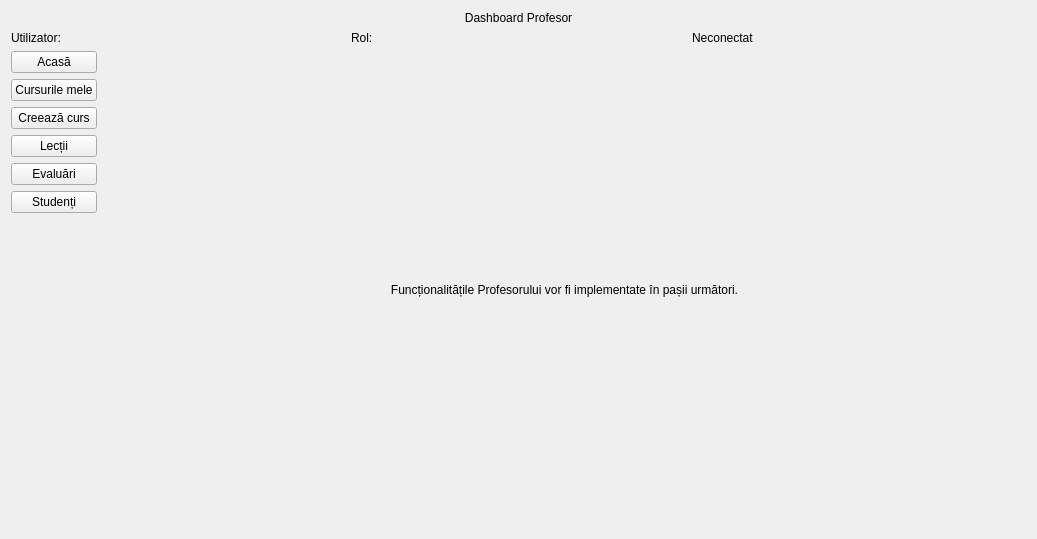
<?xml version="1.0" encoding="UTF-8"?>
<ui version="4.0">
 <class>ProfessorDashboard</class>
 <widget class="QWidget" name="ProfessorDashboard">
  <layout class="QVBoxLayout" name="mainLayout">
   <item><widget class="QLabel" name="welcomeLabel"><property name="text"><string>Dashboard Profesor</string></property><property name="alignment"><set>Qt::AlignmentFlag::AlignCenter</set></property></widget></item>
   <item><layout class="QHBoxLayout" name="detailsLayout">
    <item><widget class="QLabel" name="userLabel"><property name="text"><string>Utilizator:</string></property></widget></item>
    <item><widget class="QLabel" name="roleLabel"><property name="text"><string>Rol:</string></property></widget></item>
    <item><widget class="QLabel" name="connectionLabel"><property name="text"><string>Neconectat</string></property></widget></item>
   </layout></item>
   <item><layout class="QHBoxLayout" name="contentLayout">
    <item><layout class="QVBoxLayout" name="navigationLayout">
     <item><widget class="QPushButton" name="homeButton"><property name="text"><string>Acasă</string></property></widget></item>
     <item><widget class="QPushButton" name="myCoursesButton"><property name="text"><string>Cursurile mele</string></property></widget></item>
     <item><widget class="QPushButton" name="createCourseButton"><property name="text"><string>Creează curs</string></property></widget></item>
     <item><widget class="QPushButton" name="lessonsButton"><property name="text"><string>Lecții</string></property></widget></item>
     <item><widget class="QPushButton" name="evaluationsButton"><property name="text"><string>Evaluări</string></property></widget></item>
     <item><widget class="QPushButton" name="studentsButton"><property name="text"><string>Studenți</string></property></widget></item>
     <item><spacer name="navSpacer"><property name="orientation"><enum>Qt::Orientation::Vertical</enum></property><property name="sizeHint" stdset="0"><size><width>20</width><height>40</height></size></property></spacer></item>
    </layout></item>
    <item><widget class="QStackedWidget" name="pagesStack">
     <widget class="QWidget" name="homePage"><layout class="QVBoxLayout" name="homeLayout"><item><widget class="QLabel" name="homeLabel"><property name="text"><string>Funcționalitățile Profesorului vor fi implementate în pașii următori.</string></property><property name="alignment"><set>Qt::AlignmentFlag::AlignCenter</set></property><property name="wordWrap"><bool>true</bool></property></widget></item></layout></widget>
     <widget class="QWidget" name="myCoursesPage"><layout class="QVBoxLayout" name="myCoursesLayout"><item><widget class="QLabel" name="myCoursesLabel"><property name="text"><string>Gestionarea cursurilor va fi implementată într-un pas ulterior.</string></property><property name="alignment"><set>Qt::AlignmentFlag::AlignCenter</set></property></widget></item></layout></widget>
     <widget class="QWidget" name="createCoursePage"><layout class="QVBoxLayout" name="createCourseLayout"><item><widget class="QLabel" name="createCourseLabel"><property name="text"><string>Crearea cursurilor va fi implementată într-un pas ulterior.</string></property><property name="alignment"><set>Qt::AlignmentFlag::AlignCenter</set></property></widget></item></layout></widget>
     <widget class="QWidget" name="lessonsPage"><layout class="QVBoxLayout" name="lessonsLayout">
      <item><widget class="QLabel" name="lessonsTitleLabel"><property name="text"><string>Gestionarea lecțiilor</string></property></widget></item>
      <item><layout class="QHBoxLayout" name="lessonCourseLayout">
       <item><widget class="QLabel" name="lessonCourseLabel"><property name="text"><string>Curs propriu:</string></property></widget></item>
       <item><widget class="QComboBox" name="lessonCourseCombo"/></item>
       <item><widget class="QPushButton" name="refreshLessonCoursesButton"><property name="text"><string>Reîmprospătează cursurile</string></property></widget></item>
      </layout></item>
      <item><widget class="QLabel" name="lessonCoursesStatusLabel"><property name="text"><string/></property><property name="wordWrap"><bool>true</bool></property></widget></item>
      <item><widget class="QSplitter" name="lessonMainSplitter"><property name="orientation"><enum>Qt::Orientation::Horizontal</enum></property>
       <widget class="QWidget" name="lessonListPanel"><layout class="QVBoxLayout" name="lessonListLayout">
        <item><widget class="QListWidget" name="lessonsList"><property name="selectionMode"><enum>QAbstractItemView::SelectionMode::SingleSelection</enum></property></widget></item>
        <item><widget class="QLabel" name="lessonsStatusLabel"><property name="text"><string>Selectează un curs pentru a vedea lecțiile.</string></property><property name="wordWrap"><bool>true</bool></property></widget></item>
        <item><widget class="QPushButton" name="refreshLessonsButton"><property name="text"><string>Reîmprospătează lecțiile</string></property></widget></item>
       </layout></widget>
       <widget class="QWidget" name="lessonDetailPanel"><layout class="QVBoxLayout" name="lessonDetailLayout">
        <item><widget class="QLabel" name="lessonDetailTitleLabel"><property name="text"><string>Nicio lecție selectată</string></property><property name="wordWrap"><bool>true</bool></property></widget></item>
        <item><widget class="QLabel" name="lessonDetailMetadataLabel"><property name="text"><string/></property><property name="wordWrap"><bool>true</bool></property></widget></item>
        <item><widget class="QTextBrowser" name="lessonDetailContent"><property name="placeholderText"><string>Conținutul lecției va apărea aici.</string></property></widget></item>
       </layout></widget>
       <widget class="QGroupBox" name="lessonFormGroup"><property name="title"><string>Adaugă lecție</string></property><layout class="QVBoxLayout" name="lessonFormOuterLayout">
        <item><layout class="QFormLayout" name="lessonFormLayout">
         <item row="0" column="0"><widget class="QLabel" name="lessonNameLabel"><property name="text"><string>Nume:</string></property></widget></item>
         <item row="0" column="1"><widget class="QLineEdit" name="lessonNameEdit"/></item>
         <item row="1" column="0"><widget class="QLabel" name="lessonTypeLabel"><property name="text"><string>Tip:</string></property></widget></item>
         <item row="1" column="1"><widget class="QComboBox" name="lessonTypeCombo"/></item>
         <item row="2" column="0"><widget class="QLabel" name="lessonContentLabel"><property name="text"><string>Conținut:</string></property></widget></item>
         <item row="2" column="1"><widget class="QTextEdit" name="lessonContentEdit"><property name="acceptRichText"><bool>false</bool></property></widget></item>
         <item row="3" column="0"><widget class="QLabel" name="lessonSizeLabel"><property name="text"><string>Dimensiune (octeți):</string></property></widget></item>
         <item row="3" column="1"><widget class="QLineEdit" name="lessonSizeEdit"><property name="placeholderText"><string>Număr întreg nenegativ</string></property></widget></item>
         <item row="4" column="0"><widget class="QLabel" name="lessonWordCountLabel"><property name="text"><string>Număr de cuvinte:</string></property></widget></item>
         <item row="4" column="1"><widget class="QLineEdit" name="lessonWordCountEdit"><property name="placeholderText"><string>Număr întreg nenegativ</string></property></widget></item>
         <item row="5" column="0"><widget class="QLabel" name="lessonDurationLabel"><property name="text"><string>Durată (secunde):</string></property></widget></item>
         <item row="5" column="1"><widget class="QLineEdit" name="lessonDurationEdit"><property name="placeholderText"><string>Număr întreg nenegativ</string></property></widget></item>
         <item row="6" column="0"><widget class="QLabel" name="lessonCodecLabel"><property name="text"><string>Codec:</string></property></widget></item>
         <item row="6" column="1"><widget class="QLineEdit" name="lessonCodecEdit"/></item>
        </layout></item>
        <item><widget class="QLabel" name="lessonFormStatusLabel"><property name="text"><string/></property><property name="wordWrap"><bool>true</bool></property></widget></item>
        <item><widget class="QPushButton" name="addLessonButton"><property name="text"><string>Adaugă lecția</string></property></widget></item>
       </layout></widget>
      </widget></item>
     </layout></widget>
     <widget class="QWidget" name="evaluationsPage"><layout class="QVBoxLayout" name="evaluationsLayout">
      <item><widget class="QLabel" name="evaluationsTitleLabel"><property name="text"><string>Administrarea evaluărilor</string></property><property name="alignment"><set>Qt::AlignmentFlag::AlignCenter</set></property></widget></item>
      <item><layout class="QHBoxLayout" name="evaluationCourseLayout">
       <item><widget class="QLabel" name="evaluationCourseLabel"><property name="text"><string>Curs propriu:</string></property></widget></item>
       <item><widget class="QComboBox" name="evaluationCourseCombo"/></item>
       <item><widget class="QPushButton" name="refreshEvaluationCoursesButton"><property name="text"><string>Reîmprospătează cursurile</string></property></widget></item>
      </layout></item>
      <item><widget class="QLabel" name="evaluationCoursesStatusLabel"><property name="text"><string/></property><property name="wordWrap"><bool>true</bool></property></widget></item>
      <item><widget class="QSplitter" name="evaluationsSplitter"><property name="orientation"><enum>Qt::Orientation::Horizontal</enum></property>
       <widget class="QWidget" name="evaluationListPanel"><layout class="QVBoxLayout" name="evaluationListLayout">
        <item><widget class="QLabel" name="evaluationListLabel"><property name="text"><string>Evaluările cursului</string></property></widget></item>
        <item><widget class="QListWidget" name="evaluationsList"><property name="selectionMode"><enum>QAbstractItemView::SelectionMode::SingleSelection</enum></property></widget></item>
        <item><widget class="QLabel" name="evaluationsStatusLabel"><property name="text"><string>Selectează un curs pentru a vedea evaluările.</string></property><property name="wordWrap"><bool>true</bool></property></widget></item>
        <item><widget class="QPushButton" name="refreshEvaluationsButton"><property name="text"><string>Reîmprospătează evaluările</string></property></widget></item>
       </layout></widget>
       <widget class="QWidget" name="evaluationDetailPanel"><layout class="QVBoxLayout" name="evaluationDetailLayout">
        <item><widget class="QLabel" name="evaluationDetailTitleLabel"><property name="text"><string>Nicio evaluare selectată</string></property><property name="wordWrap"><bool>true</bool></property></widget></item>
        <item><widget class="QLabel" name="evaluationDetailMetadataLabel"><property name="text"><string/></property><property name="wordWrap"><bool>true</bool></property></widget></item>
        <item><widget class="QTableWidget" name="questionsTable"><property name="columnCount"><number>4</number></property><property name="rowCount"><number>0</number></property><property name="selectionBehavior"><enum>QAbstractItemView::SelectionBehavior::SelectRows</enum></property><property name="editTriggers"><set>QAbstractItemView::EditTrigger::NoEditTriggers</set></property>
         <column><property name="text"><string>Ordine</string></property></column><column><property name="text"><string>Întrebare</string></property></column><column><property name="text"><string>Punctaj</string></property></column><column><property name="text"><string>ID</string></property></column>
        </widget></item>
        <item><widget class="QLabel" name="questionsStatusLabel"><property name="text"><string/></property><property name="wordWrap"><bool>true</bool></property></widget></item>
       </layout></widget>
      </widget></item>
      <item><layout class="QHBoxLayout" name="evaluationFormsLayout">
       <item><widget class="QGroupBox" name="evaluationFormGroup"><property name="title"><string>Creează evaluare</string></property><layout class="QVBoxLayout" name="evaluationFormOuterLayout">
        <item><layout class="QFormLayout" name="evaluationFormLayout">
         <item row="0" column="0"><widget class="QLabel" name="evaluationNameLabel"><property name="text"><string>Titlu:</string></property></widget></item><item row="0" column="1"><widget class="QLineEdit" name="evaluationNameEdit"/></item>
         <item row="1" column="0"><widget class="QLabel" name="evaluationTypeLabel"><property name="text"><string>Tip:</string></property></widget></item><item row="1" column="1"><widget class="QComboBox" name="evaluationTypeCombo"/></item>
         <item row="2" column="0"><widget class="QLabel" name="evaluationTimeLabel"><property name="text"><string>Limită (minute):</string></property></widget></item><item row="2" column="1"><widget class="QSpinBox" name="evaluationTimeSpin"><property name="maximum"><number>1000000</number></property></widget></item>
         <item row="3" column="0"><widget class="QLabel" name="evaluationRequiredLabel"><property name="text"><string>Obligatorie:</string></property></widget></item><item row="3" column="1"><widget class="QCheckBox" name="evaluationRequiredCheck"/></item>
         <item row="4" column="0"><widget class="QLabel" name="evaluationQuestionCountLabel"><property name="text"><string>Număr inițial întrebări:</string></property></widget></item><item row="4" column="1"><widget class="QSpinBox" name="evaluationQuestionCountSpin"><property name="maximum"><number>1000000</number></property></widget></item>
         <item row="5" column="0"><widget class="QLabel" name="evaluationWeightLabel"><property name="text"><string>Pondere:</string></property></widget></item><item row="5" column="1"><widget class="QDoubleSpinBox" name="evaluationWeightSpin"><property name="decimals"><number>3</number></property><property name="maximum"><double>1.000000000000000</double></property><property name="singleStep"><double>0.050000000000000</double></property></widget></item>
        </layout></item>
        <item><widget class="QLabel" name="evaluationFormStatusLabel"><property name="text"><string/></property><property name="wordWrap"><bool>true</bool></property></widget></item>
        <item><widget class="QPushButton" name="createEvaluationButton"><property name="text"><string>Creează evaluarea</string></property></widget></item>
       </layout></widget></item>
       <item><widget class="QGroupBox" name="questionFormGroup"><property name="title"><string>Adaugă întrebare</string></property><layout class="QVBoxLayout" name="questionFormOuterLayout">
        <item><layout class="QFormLayout" name="questionFormLayout">
         <item row="0" column="0"><widget class="QLabel" name="questionTextLabel"><property name="text"><string>Întrebare:</string></property></widget></item><item row="0" column="1"><widget class="QLineEdit" name="questionTextEdit"/></item>
         <item row="1" column="0"><widget class="QLabel" name="correctAnswerLabel"><property name="text"><string>Răspuns corect:</string></property></widget></item><item row="1" column="1"><widget class="QLineEdit" name="correctAnswerEdit"/></item>
         <item row="2" column="0"><widget class="QLabel" name="questionPointsLabel"><property name="text"><string>Punctaj:</string></property></widget></item><item row="2" column="1"><widget class="QDoubleSpinBox" name="questionPointsSpin"><property name="decimals"><number>2</number></property><property name="minimum"><double>0.010000000000000</double></property><property name="maximum"><double>1000000.000000000000000</double></property><property name="value"><double>1.000000000000000</double></property></widget></item>
         <item row="3" column="0"><widget class="QLabel" name="questionOrderLabel"><property name="text"><string>Ordine:</string></property></widget></item><item row="3" column="1"><widget class="QSpinBox" name="questionOrderSpin"><property name="maximum"><number>1000000</number></property></widget></item>
        </layout></item>
        <item><widget class="QLabel" name="questionFormStatusLabel"><property name="text"><string/></property><property name="wordWrap"><bool>true</bool></property></widget></item>
        <item><widget class="QPushButton" name="addQuestionButton"><property name="text"><string>Adaugă întrebarea</string></property></widget></item>
       </layout></widget></item>
      </layout></item>
     </layout></widget>
     <widget class="QWidget" name="studentsPage"><layout class="QVBoxLayout" name="studentsLayout"><item><widget class="QLabel" name="studentsLabel"><property name="text"><string>Lista studenților va fi implementată într-un pas ulterior.</string></property><property name="alignment"><set>Qt::AlignmentFlag::AlignCenter</set></property></widget></item></layout></widget>
    </widget></item>
   </layout></item>
  </layout>
 </widget>
 <resources/><connections/>
</ui>
